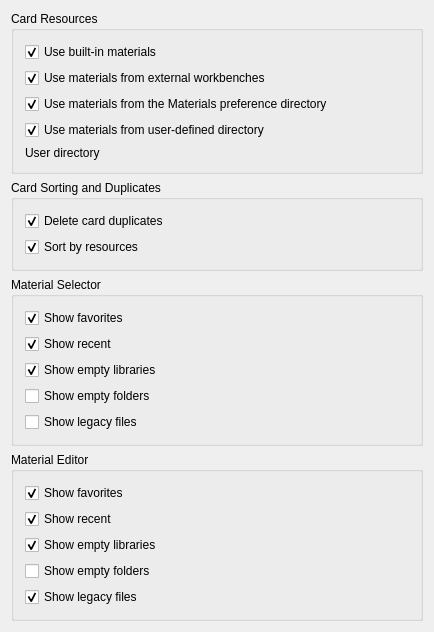
<?xml version="1.0" encoding="UTF-8"?>
<ui version="4.0">
 <class>MatGui::DlgSettingsMaterial</class>
 <widget class="QWidget" name="MatGui::DlgSettingsMaterial">
  <property name="geometry">
   <rect>
    <x>0</x>
    <y>0</y>
    <width>434</width>
    <height>553</height>
   </rect>
  </property>
  <property name="windowTitle">
   <string>General</string>
  </property>
  <layout class="QVBoxLayout" name="verticalLayout">
   <property name="spacing">
    <number>6</number>
   </property>
   <item>
    <widget class="QGroupBox" name="gb_4_materials">
     <property name="title">
      <string>Card Resources</string>
     </property>
     <layout class="QVBoxLayout" name="verticalLayout_2">
      <item>
       <layout class="QVBoxLayout" name="verticalLayout_6">
        <item>
         <widget class="Gui::PrefCheckBox" name="cb_use_built_in_materials">
          <property name="toolTip">
           <string>The cards built-in to Buildable will be listed as available</string>
          </property>
          <property name="text">
           <string>Use built-in materials</string>
          </property>
          <property name="checked">
           <bool>true</bool>
          </property>
          <property name="prefEntry" stdset="0">
           <cstring>UseBuiltInMaterials</cstring>
          </property>
          <property name="prefPath" stdset="0">
           <cstring>Mod/Material/Resources</cstring>
          </property>
         </widget>
        </item>
        <item>
         <widget class="Gui::PrefCheckBox" name="cb_use_mat_from_workbenches">
          <property name="toolTip">
           <string>Use materials added by external workbenches</string>
          </property>
          <property name="text">
           <string>Use materials from external workbenches</string>
          </property>
          <property name="checked">
           <bool>true</bool>
          </property>
          <property name="prefEntry" stdset="0">
           <cstring>UseMaterialsFromWorkbenches</cstring>
          </property>
          <property name="prefPath" stdset="0">
           <cstring>Mod/Material/Resources</cstring>
          </property>
         </widget>
        </item>
        <item>
         <widget class="Gui::PrefCheckBox" name="cb_use_mat_from_config_dir">
          <property name="toolTip">
           <string>Cards from Buildable's preferences directory are also listed as available</string>
          </property>
          <property name="text">
           <string>Use materials from the Materials preference directory</string>
          </property>
          <property name="checked">
           <bool>true</bool>
          </property>
          <property name="prefEntry" stdset="0">
           <cstring>UseMaterialsFromConfigDir</cstring>
          </property>
          <property name="prefPath" stdset="0">
           <cstring>Mod/Material/Resources</cstring>
          </property>
         </widget>
        </item>
        <item>
         <widget class="Gui::PrefCheckBox" name="cb_use_mat_from_custom_dir">
          <property name="toolTip">
           <string>Material cards from the specified directory will also be listed as available</string>
          </property>
          <property name="text">
           <string>Use materials from user-defined directory</string>
          </property>
          <property name="checked">
           <bool>true</bool>
          </property>
          <property name="prefEntry" stdset="0">
           <cstring>UseMaterialsFromCustomDir</cstring>
          </property>
          <property name="prefPath" stdset="0">
           <cstring>Mod/Material/Resources</cstring>
          </property>
         </widget>
        </item>
        <item>
         <layout class="QGridLayout" name="gridLayout">
          <item row="1" column="0">
           <widget class="QLabel" name="l_custom_mat_dir">
            <property name="enabled">
             <bool>true</bool>
            </property>
            <property name="minimumSize">
             <size>
              <width>100</width>
              <height>0</height>
             </size>
            </property>
            <property name="text">
             <string>User directory</string>
            </property>
           </widget>
          </item>
          <item row="1" column="1">
           <widget class="Gui::PrefFileChooser" name="fc_custom_mat_dir">
            <property name="enabled">
             <bool>true</bool>
            </property>
            <property name="mode">
             <enum>Gui::FileChooser::Directory</enum>
            </property>
            <property name="sizePolicy">
             <sizepolicy hsizetype="Preferred" vsizetype="Preferred">
              <horstretch>0</horstretch>
              <verstretch>0</verstretch>
             </sizepolicy>
            </property>
            <property name="prefEntry" stdset="0">
             <cstring>CustomMaterialsDir</cstring>
            </property>
            <property name="prefPath" stdset="0">
             <cstring>Mod/Material/Resources</cstring>
            </property>
           </widget>
          </item>
         </layout>
        </item>
       </layout>
      </item>
     </layout>
    </widget>
   </item>
   <item>
    <widget class="QGroupBox" name="gb_4_materials_2">
     <property name="title">
      <string>Card Sorting and Duplicates</string>
     </property>
     <layout class="QVBoxLayout" name="verticalLayout_3">
      <item>
       <widget class="Gui::PrefCheckBox" name="cb_delete_duplicates">
        <property name="toolTip">
         <string>Duplicate cards will be deleted from the displayed material card list</string>
        </property>
        <property name="text">
         <string>Delete card duplicates</string>
        </property>
        <property name="checked">
         <bool>true</bool>
        </property>
        <property name="prefEntry" stdset="0">
         <cstring>DeleteDuplicates</cstring>
        </property>
        <property name="prefPath" stdset="0">
         <cstring>Mod/Material/Cards</cstring>
        </property>
       </widget>
      </item>
      <item>
       <widget class="Gui::PrefCheckBox" name="cb_sort_by_resources">
        <property name="toolTip">
         <string>Material cards appear sorted by their resources (locations).
If unchecked, they will be sorted by their name.</string>
        </property>
        <property name="text">
         <string>Sort by resources</string>
        </property>
        <property name="checked">
         <bool>true</bool>
        </property>
        <property name="prefEntry" stdset="0">
         <cstring>SortByResources</cstring>
        </property>
        <property name="prefPath" stdset="0">
         <cstring>Mod/Material/Cards</cstring>
        </property>
       </widget>
      </item>
     </layout>
    </widget>
   </item>
   <item>
    <widget class="QGroupBox" name="gbMaterialSelector">
     <property name="title">
      <string>Material Selector</string>
     </property>
     <layout class="QVBoxLayout" name="verticalLayout_5">
      <item>
       <widget class="Gui::PrefCheckBox" name="cb_show_favorites">
        <property name="text">
         <string>Show favorites</string>
        </property>
        <property name="checked">
         <bool>true</bool>
        </property>
        <property name="prefEntry" stdset="0">
         <cstring>ShowFavorites</cstring>
        </property>
        <property name="prefPath" stdset="0">
         <cstring>Mod/Material/TreeWidget</cstring>
        </property>
       </widget>
      </item>
      <item>
       <widget class="Gui::PrefCheckBox" name="cb_show_recent">
        <property name="text">
         <string>Show recent</string>
        </property>
        <property name="checked">
         <bool>true</bool>
        </property>
        <property name="prefEntry" stdset="0">
         <cstring>ShowRecent</cstring>
        </property>
        <property name="prefPath" stdset="0">
         <cstring>Mod/Material/TreeWidget</cstring>
        </property>
       </widget>
      </item>
      <item>
       <widget class="Gui::PrefCheckBox" name="cb_show_empty_libraries">
        <property name="text">
         <string>Show empty libraries</string>
        </property>
        <property name="checked">
         <bool>true</bool>
        </property>
        <property name="prefEntry" stdset="0">
         <cstring>ShowEmptyLibraries</cstring>
        </property>
        <property name="prefPath" stdset="0">
         <cstring>Mod/Material/TreeWidget</cstring>
        </property>
       </widget>
      </item>
      <item>
       <widget class="Gui::PrefCheckBox" name="cb_show_empty_folders">
        <property name="text">
         <string>Show empty folders</string>
        </property>
        <property name="prefEntry" stdset="0">
         <cstring>ShowEmptyFolders</cstring>
        </property>
        <property name="prefPath" stdset="0">
         <cstring>Mod/Material/TreeWidget</cstring>
        </property>
       </widget>
      </item>
      <item>
       <widget class="Gui::PrefCheckBox" name="cb_show_legacy">
        <property name="text">
         <string>Show legacy files</string>
        </property>
        <property name="prefEntry" stdset="0">
         <cstring>ShowLegacy</cstring>
        </property>
        <property name="prefPath" stdset="0">
         <cstring>Mod/Material/TreeWidget</cstring>
        </property>
       </widget>
      </item>
     </layout>
    </widget>
   </item>
   <item>
    <widget class="QGroupBox" name="groupBox">
     <property name="title">
      <string>Material Editor</string>
     </property>
     <layout class="QVBoxLayout" name="verticalLayout_4">
      <item>
       <widget class="Gui::PrefCheckBox" name="cb_show_favorites_editor">
        <property name="text">
         <string>Show favorites</string>
        </property>
        <property name="checked">
         <bool>true</bool>
        </property>
        <property name="prefEntry" stdset="0">
         <cstring>ShowFavorites</cstring>
        </property>
        <property name="prefPath" stdset="0">
         <cstring>Mod/Material/Editor</cstring>
        </property>
       </widget>
      </item>
      <item>
       <widget class="Gui::PrefCheckBox" name="cb_show_recent_editor">
        <property name="text">
         <string>Show recent</string>
        </property>
        <property name="checked">
         <bool>true</bool>
        </property>
        <property name="prefEntry" stdset="0">
         <cstring>ShowRecent</cstring>
        </property>
        <property name="prefPath" stdset="0">
         <cstring>Mod/Material/Editor</cstring>
        </property>
       </widget>
      </item>
      <item>
       <widget class="Gui::PrefCheckBox" name="cb_show_empty_libraries_editor">
        <property name="text">
         <string>Show empty libraries</string>
        </property>
        <property name="checked">
         <bool>true</bool>
        </property>
        <property name="prefEntry" stdset="0">
         <cstring>ShowEmptyLibraries</cstring>
        </property>
        <property name="prefPath" stdset="0">
         <cstring>Mod/Material/Editor</cstring>
        </property>
       </widget>
      </item>
      <item>
       <widget class="Gui::PrefCheckBox" name="cb_show_empty_folders_editor">
        <property name="text">
         <string>Show empty folders</string>
        </property>
        <property name="prefEntry" stdset="0">
         <cstring>ShowEmptyFolders</cstring>
        </property>
        <property name="prefPath" stdset="0">
         <cstring>Mod/Material/Editor</cstring>
        </property>
       </widget>
      </item>
      <item>
       <widget class="Gui::PrefCheckBox" name="cb_show_legacy_editor">
        <property name="text">
         <string>Show legacy files</string>
        </property>
        <property name="checked">
         <bool>true</bool>
        </property>
        <property name="prefEntry" stdset="0">
         <cstring>ShowLegacy</cstring>
        </property>
        <property name="prefPath" stdset="0">
         <cstring>Mod/Material/Editor</cstring>
        </property>
       </widget>
      </item>
     </layout>
    </widget>
   </item>
   <item>
    <spacer name="verticalSpacer">
     <property name="orientation">
      <enum>Qt::Vertical</enum>
     </property>
     <property name="sizeType">
      <enum>QSizePolicy::Expanding</enum>
     </property>
     <property name="sizeHint" stdset="0">
      <size>
       <width>20</width>
       <height>40</height>
      </size>
     </property>
    </spacer>
   </item>
  </layout>
 </widget>
 <layoutdefault spacing="6" margin="11"/>
 <customwidgets>
  <customwidget>
   <class>Gui::FileChooser</class>
   <extends>QWidget</extends>
   <header>Gui/FileDialog.h</header>
  </customwidget>
  <customwidget>
   <class>Gui::PrefFileChooser</class>
   <extends>Gui::FileChooser</extends>
   <header>Gui/PrefWidgets.h</header>
  </customwidget>
  <customwidget>
   <class>Gui::PrefCheckBox</class>
   <extends>QCheckBox</extends>
   <header>Gui/PrefWidgets.h</header>
  </customwidget>
 </customwidgets>
 <resources/>
 <connections>
  <connection>
   <sender>cb_use_mat_from_custom_dir</sender>
   <signal>toggled(bool)</signal>
   <receiver>fc_custom_mat_dir</receiver>
   <slot>setEnabled(bool)</slot>
   <hints>
    <hint type="sourcelabel">
     <x>216</x>
     <y>87</y>
    </hint>
    <hint type="destinationlabel">
     <x>316</x>
     <y>112</y>
    </hint>
   </hints>
  </connection>
 </connections>
</ui>
